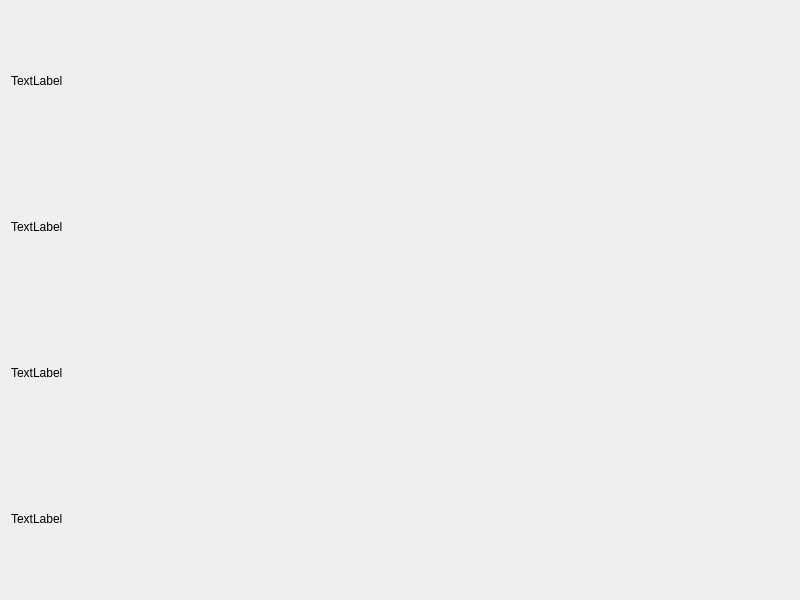
<?xml version="1.0" encoding="UTF-8"?>
<ui version="4.0">
 <class>MyWindow</class>
 <widget class="QWidget" name="MyWindow">
  <property name="geometry">
   <rect>
    <x>0</x>
    <y>0</y>
    <width>800</width>
    <height>600</height>
   </rect>
  </property>
  <property name="windowTitle">
   <string>Form</string>
  </property>
  <layout class="QVBoxLayout" name="verticalLayout" stretch="0,0,0,0">
   <item>
    <widget class="QLabel" name="imageLabel">
     <property name="text">
      <string>TextLabel</string>
     </property>
    </widget>
   </item>
   <item>
    <widget class="QLabel" name="characterLabel">
     <property name="text">
      <string>TextLabel</string>
     </property>
    </widget>
   </item>
   <item>
    <widget class="QLabel" name="actorLabel">
     <property name="text">
      <string>TextLabel</string>
     </property>
    </widget>
   </item>
   <item>
    <widget class="QLabel" name="wikiLabel">
     <property name="text">
      <string>TextLabel</string>
     </property>
    </widget>
   </item>
  </layout>
 </widget>
 <resources/>
 <connections/>
</ui>
